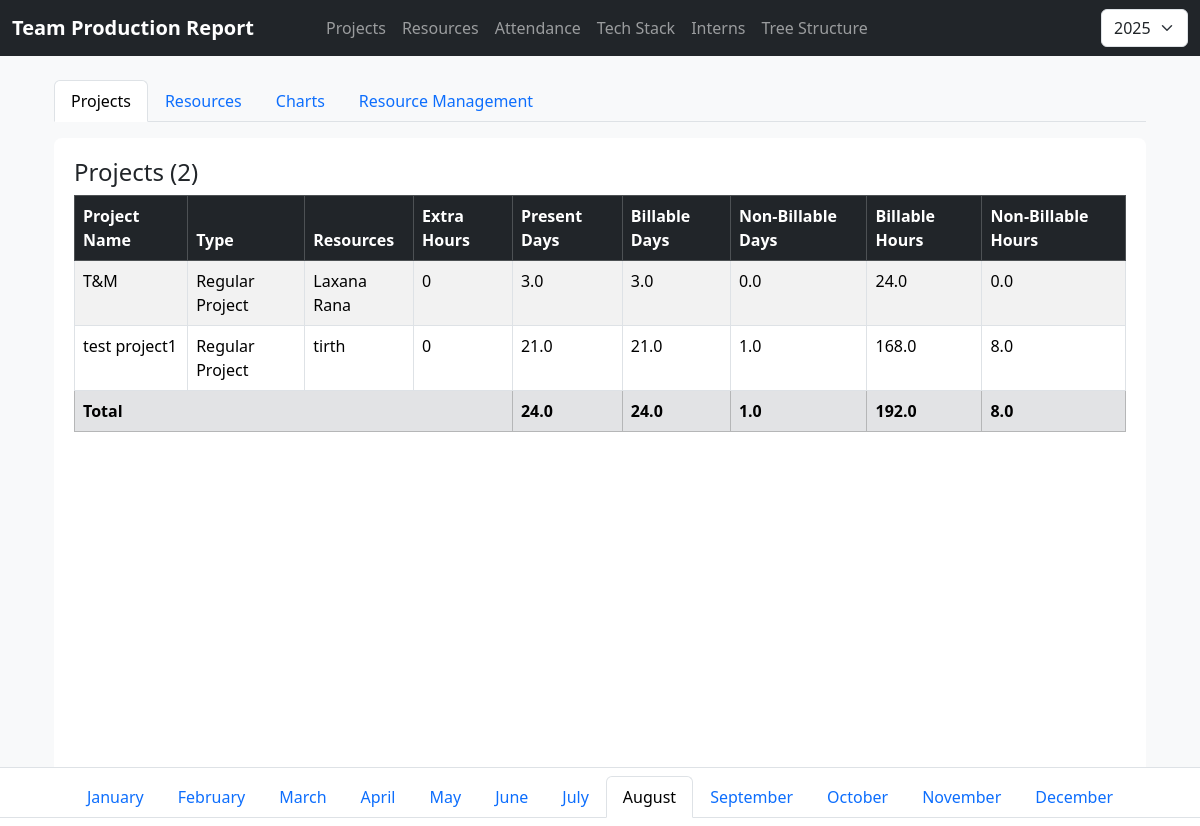
Before: / with the older database file.
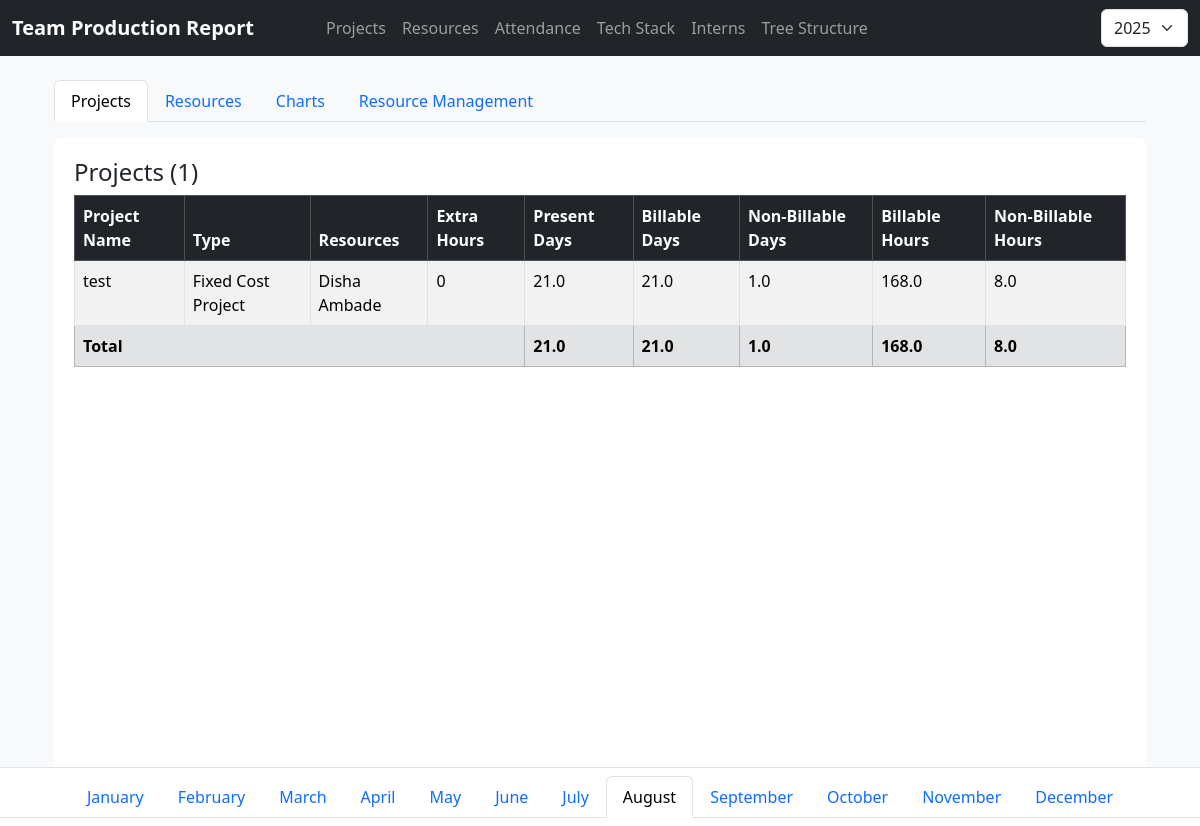
After: the same page with the newer database file.
### projects/models.py (models this page shows, shortened)
class Project(models.Model):
    PROJECT_TYPE_CHOICES = [
        ('REGULAR', 'Regular Project'),
        ('FIXED_COST', 'Fixed Cost Project'),
    ]
    project_name = models.CharField(max_length=100)
    project_type = models.CharField(
        max_length=20,
        choices=PROJECT_TYPE_CHOICES,
        default='REGULAR'
    )
    year = models.PositiveIntegerField(
        help_text="Enter the year for this project report (e.g., 2025)"
    )
    month = models.PositiveSmallIntegerField(
        choices=[(i, calendar.month_name[i]) for i in range(1, 13)],
        help_text="Enter the month for this project report (1–12)"
    )
    project_profile = models.ForeignKey(
        Resource,
        on_delete=models.PROTECT,
        related_name='profiled_projects',
        help_text="Main profile/resource for this project"
    )
    resources = models.ManyToManyField(
        Resource,
        related_name='assigned_projects',
        blank=True,
        help_text="Multiple resources can be assigned to this project"
    )
    poc = models.ManyToManyField(
        Resource,
        related_name='poc_projects',
        blank=True,
        help_text="Multiple POCs can be assigned to this project"
    )
    present_day = models.FloatField(
        default=0,
        validators=[MinValueValidator(0)],
        help_text="Number of days the project was active"
    )
    billable_days = models.FloatField(
        default=0,
        validators=[MinValueValidator(0)],
        help_text="Number of billable days"
    )
    non_billable_days = models.FloatField(
        default=0,
        validators=[MinValueValidator(0)],
        help_text="Number of non-billable days"
    )
    billable_hours = models.FloatField(
        default=0,
        editable=False,
        help_text="Auto-calculated from billable_days × 8"
    )
    non_billable_hours = models.FloatField(
        default=0,
        editable=False,
        help_text="Auto-calculated from non_billable_days × 8"
    )
    extra_hours = models.FloatField(
        null=True,
        blank=True,
        default=0,
        validators=[MinValueValidator(0)],
        help_text="Any additional hours (optional)"
    )
    is_active = models.BooleanField(default=True, help_text="For soft deletion")
    created_at = models.DateTimeField(auto_now_add=True)
    counting = models.FloatField(default=0, help_text="Counting value")
    updated_at = models.DateTimeField(auto_now=True)
    class Meta:
        db_table = 'projects'
        ordering = ['-year', '-month', 'project_name']
        verbose_name = 'Project'
        verbose_name_plural = 'Projects'

### resources/models.py (models this page shows, shortened)
class Resource(models.Model):
    resource_name = models.CharField(
        max_length=100,
        help_text="Enter the full name of the resource"
    )
    year = models.PositiveIntegerField(
        help_text="Enter the year manually (e.g., 2025)"
    )
    month = models.PositiveSmallIntegerField(
        choices=[(i, calendar.month_name[i]) for i in range(1, 13)],
        help_text="Enter the month manually (1-12)"
    )
    working_days = models.FloatField(
        null=True,
        blank=True,
        help_text="Leave blank to auto-calculate (Mon-Fri + 1st Saturday)"
    )
    present_day = models.FloatField(
        default=0,
        help_text="Days resource was present"
    )
    present_hours = models.FloatField(
        default=0,
        help_text="Auto-calculated as present_day * 8 hours if not set"
    )
    created_at = models.DateTimeField(auto_now_add=True)
    counting = models.FloatField(default=0, help_text="Counting value")
    is_active = models.BooleanField(
        default=True,
        help_text="Uncheck to deactivate this resource instead of deleting."
    )
    class Meta:
        db_table = 'resources'
        ordering = ['-year', '-month', 'resource_name']
        verbose_name = 'Resource'
        verbose_name_plural = 'Resources'
        unique_together = ('resource_name', 'year', 'month')

### projects/views.py (the view, shortened to what this page needs)
# urls.py: path("", dashboard_home, name="home"),
def dashboard_home(request):
    years = list(range(2020, 2031))
    months = [
        'January', 'February', 'March', 'April', 'May', 'June',
        'July', 'August', 'September', 'October', 'November', 'December'
    ]
    now = datetime.now()
    tab = request.GET.get('tab', 'projects') #default to projects tab
    year_param = request.GET.get('year')
    month_param = request.GET.get('month')
    try:
        year = int(year_param) if year_param else now.year
    except ValueError:
        year = now.year
    try:
        month = int(month_param) if month_param else now.month
    except ValueError:
        month = now.month
    if year_param and month_param:
        request.session['selected_year'] = year
        request.session['selected_month'] = month
    from resources.models import Resource
    from .models import Project
    projects = Project.objects.filter(year=year, month=month)
    resources = Resource.objects.filter(year=year, month=month)
    team_productivity_percentage = None
    total_working_days = 0
    total_present_days = 0
    total_present_hours = 0
    presence_percentage = 0
    total_billable_days = 0
    total_non_billable_days = 0
    total_billable_hours = 0
    total_non_billable_hours = 0
    resource_status = []
    if tab == 'resources':
       total_working_days = sum(r.working_days for r in resources)
       total_present_days = sum(r.present_day for r in resources)
       total_present_hours = sum(r.present_hours for r in resources)
       presence_percentage = (100 * total_present_days)/total_working_days if total_working_days else 0
    if tab  == 'projects':
        total_present_days = sum(p.present_day for p in projects)
        total_billable_days = sum(p.billable_days for p in projects)
        total_non_billable_days = sum(p.non_billable_days for p in projects)
        total_billable_hours = sum(p.billable_hours for p in projects)
        total_non_billable_hours = sum(p.non_billable_hours for p in projects)
    return render(request, 'home.html', {
        'years': years,
        'months': months,
        'year': year,
        'month': month,
        'projects': projects,
        'resources': resources,
        'current_year': now.year,
        'current_month': now.month,
        'active_tab': tab,
        'team_productivity_percentage': team_productivity_percentage,
        'total_working_days': total_working_days,
        'total_present_days': total_present_days,
        'total_present_hours': total_present_hours,
        'presence_percentage' : presence_percentage,
        'total_billable_days': total_billable_days,
        'total_non_billable_days': total_non_billable_days,
        'total_billable_hours': total_billable_hours,
        'total_non_billable_hours': total_non_billable_hours,
        'resource_status' : resource_status
    })

### templates/home.html (shortened to what this page needs)
{% extends "base.html" %}
{%block extra_css %}
<link
  rel="stylesheet"
  href="https://cdn.datatables.net/2.3.2/css/dataTables.dataTables.min.css"
/>
{% endblock %}
{% block content %}
<div class="container-fluid">
    <ul class="nav nav-tabs mt-3" id="topTabs">
        <li class="nav-item">
            <a class="nav-link {% if active_tab == 'projects' or not active_tab %}active{% endif %}" href="#" data-tab="projects">Projects</a>
        </li>
        <li class="nav-item">
            <a class="nav-link {% if active_tab == 'resources' %}active{% endif %}" href="#" data-tab="resources">Resources</a>
        </li>
        <li class="nav-item">
            <a class="nav-link {% if active_tab == 'charts' %}active{% endif %}" href="#" data-tab="charts">Charts</a>
        </li>
        <li class="nav-item">
            <a class="nav-link {% if active_tab == 'resourcesmanagement' %}active{% endif %}" href="#" data-tab="resourcesmanagement">Resource Management</a>
        </li>
    </ul>
    <div class="tab-content-area mt-3 mb-5" id="mainContent">
        {% if active_tab == 'resources' %}
            {% if resources %}
                <h4>Resources ({{ resources|length }})</h4>
                <table id="resourceTable" class="table table-bordered table-striped">
                    <thead class="table-dark">
                        <tr>
                            <th>Name</th>
                            <th>Working Days</th>
                            <th>Days Present</th>
                            <th>Hours Present</th>
                           <!-- <th>Year</th>
                            <th>Month</th> -->
                        </tr>
                    </thead>
                    <tbody>
                        {% for resource in resources %}
                        <tr>
                            <td>{{ resource.resource_name }}</td>
                            <td>{{ resource.working_days }}</td>
                            <td>{{ resource.present_day }}</td>
                            <td>{{ resource.present_hours }}</td>
                           <!-- <td>{{ resource.year }}</td>
                            <td>{{ resource.month }}</td>-->
                        </tr>
                        {% endfor %}
                    </tbody>
                    <tfoot>
                <tr class="table-secondary fw-bold">
                  <td>Total</td>
                  <td>{{ total_working_days }}</td>
                  <td>{{ total_present_days }}</td>
                  <td>{{ total_present_hours }}</td>
                 <!-- <td></td>
                  <td></td> -->
                </tr>
                <tr class="table-secondary fw-bold">
                  <td colspan="3">Presence Percentage</td>
                  <td>{{ presence_percentage|floatformat:2 }}%</td>
                </tr>
              </tfoot>
                </table>
            {% else %}
                <p>No resources found for the selected year and month.</p>
            {% endif %}
        {% elif active_tab == 'charts' %}
       {% include "attendance/chart_tab.html" %}
        {% elif active_tab == 'projects' %}
            {% if projects %}
                <h4>Projects ({{ projects|length }})</h4>
                <table id="projectTable" class="table table-bordered table-striped">
                    <thead class="table-dark">
                        <tr>
                            <th>Project Name</th>
                            <th>Type</th>
                            <th>Resources</th>
                            <th>Extra Hours</th>
                            <th>Present Days</th>
                            <th>Billable Days</th>
                            <th>Non-Billable Days</th>
                            <th>Billable Hours</th>
                            <th>Non-Billable Hours</th>
                        </tr>
                    </thead>
                    <tbody>
                        {% for project in projects %}
                        <tr>
                            <td>{{ project.project_name }}</td>
                            <td>{{ project.get_project_type_display }}</td>
                            <td>
                              {% for resource in project.resources.all %}
                                {{ resource.resource_name }}{% if not forloop.last %}, {% endif %}
                              {% endfor %}
                            </td>
                            <td>{{ project.extra_hours|default_if_none:0 }}</td>
                             <td>{{ project.present_day }}</td>
                            <td>{{ project.billable_days }}</td>
                            <td>{{ project.non_billable_days }}</td>
                            <td>{{ project.billable_hours }}</td>
                            <td>{{ project.non_billable_hours }}</td>
                        </tr>
                        {% endfor %}
                    </tbody>
                    <tfoot>
                <tr class="table-secondary fw-bold">
                  <td colspan="4">Total</td>
                  <td>{{ total_present_days }}</td>
                  <td>{{ total_billable_days }}</td>
                  <td>{{ total_non_billable_days }}</td>
                  <td>{{ total_billable_hours }}</td>
                  <td>{{ total_non_billable_hours }}</td>
                </tr>
                </table>
            {% else %}
                <p>No projects found for the selected year and month.</p>
            {% endif %}
        {% endif %}
    </div>
</div>
<div class="bottom-tabs">
    <ul class="nav nav-tabs justify-content-center" id="monthTabs">
        {% for m in months %}
            <li class="nav-item">
                <a class="nav-link {% if forloop.counter == month %}active{% endif %}"
                   href="#" data-month="{{ forloop.counter }}">{{ m }}</a>
            </li>
        {% endfor %}
    </ul>
</div>
{% endblock %}

### templates/base.html (shortened to what this page needs)
<!DOCTYPE html>
<html lang="en">
<head>
    <link href="https://cdn.jsdelivr.net/npm/bootstrap@5.3.7/dist/css/bootstrap.min.css" rel="stylesheet"
>
    <link href="https://cdnjs.cloudflare.com/ajax/libs/font-awesome/6.5.0/css/all.min.css" rel="stylesheet">
    {% block extra_css %}{% endblock %}
</head>
<body>
    <nav class="navbar navbar-expand-lg navbar-dark bg-dark mb-4">
        <div class="container-fluid">
            <a class="navbar-brand" href="{% url 'home' %}">Team Production Report</a>
            <div class="collapse navbar-collapse" id="navbarNav">
                <ul class="navbar-nav ms-5 mb-2 mb-lg-0">
                    <li class="nav-item">
                        <a class="nav-link" href="{% url 'projects:project_list' %}">Projects</a>
                    </li>
                     <li class="nav-item">
                        <a class="nav-link" href="{% url 'resources:resource_list' %}">Resources</a>
                    </li>
                    <li class="nav-item">
                        <a class="nav-link" href="{% url 'projects:attendance_home' %}">Attendance</a>
                    </li>
                    <li class="nav-item">
                        <a class="nav-link" href="{% url 'interns:technology_list' %}">Tech Stack</a>
                    </li>
                    <li class="nav-item">
                        <a class="nav-link" href="{% url 'interns:intern_list' %}">Interns</a>
                    </li>
                    <li class="nav-item">
                        <a class="nav-link" href="{% url 'projects:tree_structure' %}">
                         Tree Structure
                        </a>
                    </li>
                </ul>
                <form class="d-flex ms-auto" role="search">
                    <select id="yearSelectNavbar" class="form-select" aria-label="Select Year">
                        {% for y in years %}
                        <option value="{{ y }}" {% if y == year %}selected{% endif %}>{{ y }}</option>
                        {% endfor %}
                    </select>
                </form>
            </div>
        </div>
    </nav>
    <div class="container">
        {% block content %}{% endblock %}
    </div>
</body>
</html>

### templates/home.html (style rules this page uses)
body { background-color: #f8f9fa; }
.tab-content-area { padding: 20px; background-color: white; min-height: 80vh; border-radius: 8px; }
.navbar-brand { font-weight: bold; }
.bottom-tabs { position: fixed; bottom: 0; left: 0; width: 100%; background-color: white; border-top: 1px solid #dee2e6; z-index: 1030; padding: 0.5rem 0; }

Changed rows visible on the page:
no longer on this page (row edited): Project: project_name "T&M", project_type "Regular Project", extra_hours "0", present_day "3.0", billable_days "3.0", non_billable_days "0.0", billable_hours "24.0", non_billable_hours "0.0"
no longer on this page (row unchanged): Resource: resource_name "Laxana Rana", shown under "T&M"
removed Resource: resource_name "tirth"
changed Project: gains Resource (resource_name "Disha Ambade"); project_name "test project1" → "test"; project_type "Regular Project" → "Fixed Cost Project"
Other visible differences:
{{ projects|length }}: "2" → "1"
{{ total_present_days }}: "24.0" → "21.0"
{{ total_billable_days }}: "24.0" → "21.0"
{{ total_billable_hours }}: "192.0" → "168.0"
